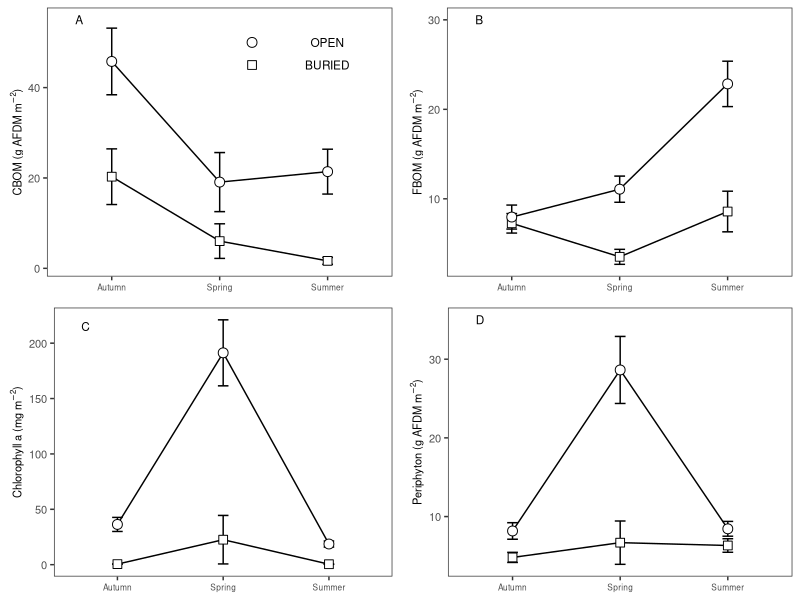

R code for this plot:
# SCRIPT TO CREATE REDUCED VERSION OF FIG 3 FROM BEAULIEU ET AL 2014.
# ELIMINATING WINTER SEASON FROM FIG.
# DATA CONTAINED IN aggregated.om.for.Sigma.Plot.txt WHICH WAS CREATED
# DURING THE PREPARATION OF THE 2014 PAPER.  FILE PASTED INTO P ROJECT
# AND READ IN HERE.

# LIBRARIES
library(grid)
library(ggplot2)
library(dplyr)

# Data
df <- read.table("aggregated.om.for.Sigma.Plot.txt", 
                 as.is = TRUE, header = TRUE)
str(df)             

# Strip out winter season
df <- filter(df, season != "WINTER")

legend <- data.frame (x=c(2.3,2.3), y=c(50,45), shape=c(21,22), label=c("OPEN", "Buried"))
PanelA <-
  ggplot(df, aes(season, CBOM)) +   geom_line(aes(group = reach)) + 
  geom_errorbar(aes(ymax = CBOM + CBOM.SE, ymin = CBOM - CBOM.SE), width = 0.1) + 
  scale_shape_identity() +
  geom_point(aes(shape = shape), fill = 'white', size = 3) +
  geom_point(data=legend, aes(x=x, y=y, shape = shape), fill = 'white', size = 3) +
  annotate(geom='text', x=c(0.7, 3, 3), y=c(55, 50, 45), label=c("A","OPEN", "BURIED"), size = 3) +
  theme_bw() +
  ylab(expression(paste('CBOM (g AFDM ', m^-2, ')'))) +
  theme(axis.text.x = element_text(size =6),
        axis.text.y = element_text(size =8),
        axis.title.x = element_blank(),
        axis.title.y = element_text(size =8, vjust=0.3),
        panel.grid.major = element_blank(),
        panel.grid.minor = element_blank()
  )


PanelB <-
  ggplot(df, aes(season, FBOM)) + geom_line(aes(group = reach)) + 
  geom_errorbar(aes(ymax = FBOM + FBOM.SE, ymin = FBOM - FBOM.SE), width = 0.1) + 
  scale_shape_identity() +
  geom_point(aes(shape = shape), fill = 'white', size = 3) +
  annotate(geom='text', x=0.7, y=30, label="B", size = 3) +
  theme_bw() +
  ylab(expression(paste('FBOM (g AFDM ', m^-2, ')'))) +
  theme(axis.text.x = element_text(size =6),
        axis.text.y = element_text(size =8),
        axis.title.x = element_blank(),
        axis.title.y = element_text(size =8, vjust=0.3),
        panel.grid.major = element_blank(),
        panel.grid.minor = element_blank()
  )

PanelC <-
  ggplot(df, aes(season, chl)) + geom_line(aes(group = reach)) + 
  geom_errorbar(aes(ymax = chl + chl.se, ymin = chl - chl.se), width = 0.1) + 
  scale_shape_identity() +
  geom_point(aes(shape = shape), fill = 'white', size = 3) +
  annotate(geom='text', x=0.7, y=215, label="C", size = 3) +
  theme_bw() +
  ylab(expression(paste('Chlorophyll a (mg ', m^-2, ')'))) +
  theme(axis.text.x = element_text(size =6),
        axis.text.y = element_text(size =8),
        axis.title.x = element_blank(),
        axis.title.y = element_text(size =8, vjust=0.3),
        panel.grid.major = element_blank(),
        panel.grid.minor = element_blank()
  )

PanelD <-
  ggplot(df, aes(season, PERI)) + geom_line(aes(group = reach)) + 
  geom_errorbar(aes(ymax = PERI + PERI.SE, ymin = PERI - PERI.SE), width = 0.1) + 
  scale_shape_identity() +
  geom_point(aes(shape = shape), fill = 'white', size = 3) +
  annotate(geom='text', x=0.7, y=35, label="D", size = 3) +
  theme_bw() +
  ylab(expression(paste('Periphyton (g AFDM ', m^-2, ')'))) +
  theme(axis.text.x = element_text(size =6),
        axis.text.y = element_text(size =8),
        axis.title.x = element_blank(),
        axis.title.y = element_text(size =8, vjust=0.3),
        panel.grid.major = element_blank(),
        panel.grid.minor = element_blank()
  )   


tiff(filename="omStandingStock.tiff",
     width=4, height=4, units="in",
     res=800,compression="lzw")

grid.newpage()          
pushViewport(viewport(layout = grid.layout(2,2))) 
print(PanelA, vp = viewport(layout.pos.row = 1, layout.pos.col = 1))
print(PanelB, vp = viewport(layout.pos.row = 1, layout.pos.col = 2))
print(PanelC, vp = viewport(layout.pos.row = 2, layout.pos.col = 1))
print(PanelD, vp = viewport(layout.pos.row = 2, layout.pos.col = 2))
dev.off()
